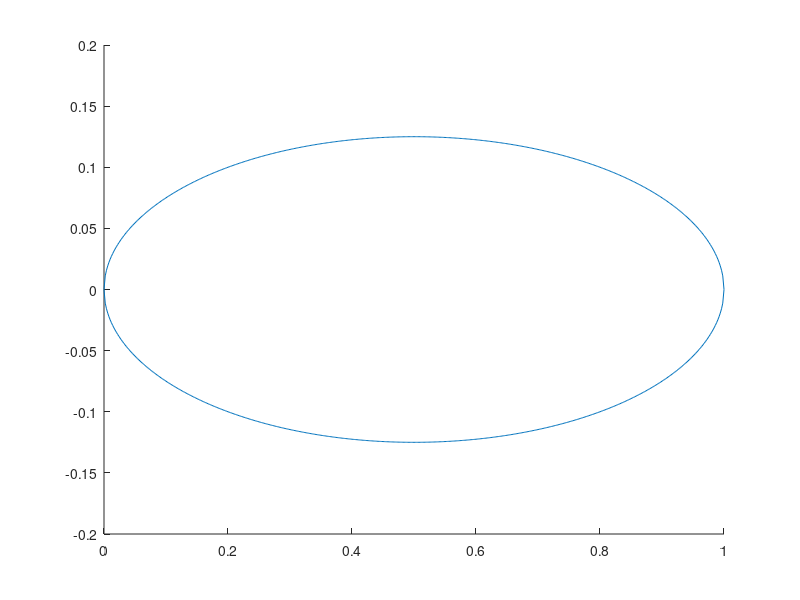

MATLAB code for this plot: (Note: this script raises an error after producing the figure.)
close all;clear variables;clc;
beta=4;
s=0:0.002:1;
t=1:-0.002:0;

figure(1);hold on;
a1=sqrt(1/4-(s-0.5).^2)/beta;
b1=-sqrt(1/4-(t-0.5).^2)/beta;
h1=plot(cat(2,s,t,0),cat(2,a1,b1,0));
h1.LineWidth=3;
h1.Color=addcolor(195);

beta=2;
a2=sqrt(1/4-(s-0.5).^2)/beta;
b2=-sqrt(1/4-(t-0.5).^2)/beta;
h2=plot(cat(2,s,t,0),cat(2,a2,b2,0));
h2.LineWidth=3;
h2.Color=addcolor(165);

beta=1;
a3=sqrt(1/4-(s-0.5).^2)/beta;
b3=-sqrt(1/4-(t-0.5).^2)/beta;
h3=plot(cat(2,s,t,0),cat(2,a3,b3,0));
h3.LineWidth=3;
h3.Color=addcolor(260);

ax=gca;
ax.XAxisLocation='origin';
axis image;
ax.YLim=[-0.55 0.55];
ax.XLim=[0 1.2];
ax.LineWidth=1;
ax.Layer='top';
ax.FontSize=12;

yticks([-0.5,-0.2,0,0.2,0.5]);
yticklabels({'-0.5','-0.2','0','0.2','0.5'});
xticks(0.2:0.2:1);
xticklabels({'0.2','0.4','0.6','0.8','1.0'});
x=xlabel('$\dot\nu$');x.Interpreter='latex';x.FontSize=25;x.FontWeight='bold';
x.Units='points';
y=ylabel('$\dot\theta$');y.Interpreter='latex';y.FontSize=25;y.FontWeight='bold';
x.Units='points';
y.Rotation=0;
box off;
grid off;
h4=legend([h1 h2 h3],{'\beta = 4','\beta = 2','\beta = 1'});
h4.Box='off';
h4.FontSize=15;







